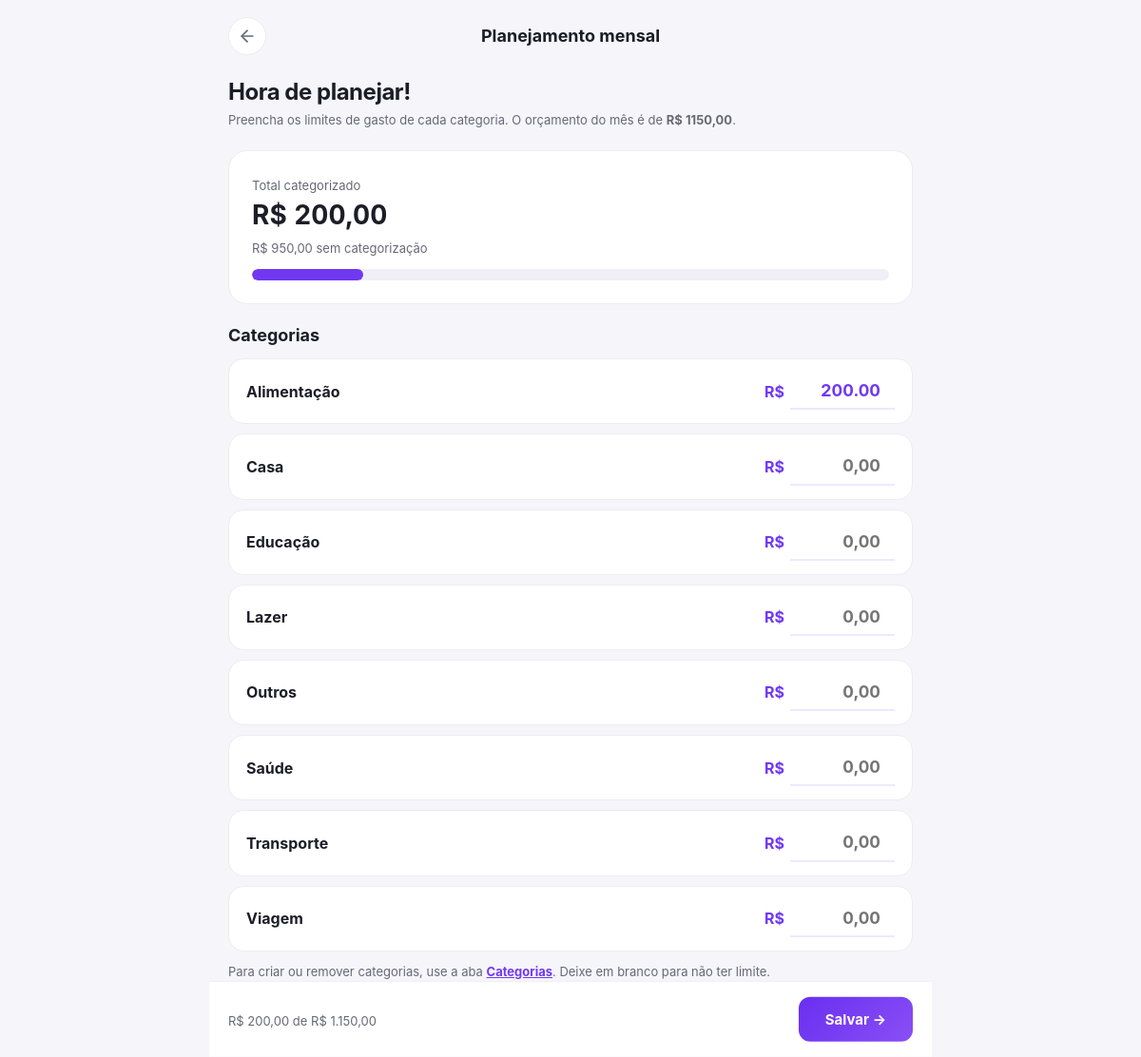
The page /planejamento/categorias (signed in) on the database its author committed.
### tables this page shows
CREATE TABLE limites (
            usuario_id INTEGER NOT NULL,
            categoria TEXT NOT NULL,          -- '*' = limite total do mês
            valor REAL NOT NULL,
            PRIMARY KEY (usuario_id, categoria),
            FOREIGN KEY (usuario_id) REFERENCES usuarios(id)
        );

CREATE TABLE categorias (
            id INTEGER PRIMARY KEY AUTOINCREMENT,
            usuario_id INTEGER NOT NULL,
            nome TEXT NOT NULL,
            UNIQUE (usuario_id, nome),
            FOREIGN KEY (usuario_id) REFERENCES usuarios(id)
        );

### app.py (the view, shortened to what this page needs)
@app.route("/planejamento/categorias", methods=["GET", "POST"])
@login_required
def limites_categorias():
    uid = session["usuario_id"]
    limites = listar_limites(uid)
    orcamento = limites.get(LIMITE_TOTAL)
    if orcamento is None:
        return redirect(url_for("configurar_plano"))
    cats = listar_categorias(uid)
    return render_template("plano_categorias.html", orcamento=orcamento, cats=cats, limites=limites)

### app.py (called while the page is built)
@app.template_filter("brl")
def brl(valor):
    texto = f"{float(valor or 0):.2f}"
    return texto.replace(",", "X").replace(".", ",").replace("X", ".")

def login_required(func):
    @wraps(func)
    def wrapper(*args, **kwargs):
        if "usuario_id" not in session:
            return redirect(url_for("login"))
        conexao = conectar()
        g.usuario = conexao.execute(
            "SELECT * FROM usuarios WHERE id = ?", (session["usuario_id"],)
        ).fetchone()
        conexao.close()
        if g.usuario is None:
            session.clear()
            return redirect(url_for("login"))
        aplicar_salario(g.usuario["id"])
        return func(*args, **kwargs)
    return wrapper

@app.context_processor
def injetar_usuario():
    usuario = g.get("usuario")
    contas = [c["nome"] for c in listar_contas(usuario["id"])] if usuario else []
    cats = listar_categorias(usuario["id"]) if usuario else []
    return {
        "usuario": usuario,
        "categorias_opcoes": [c["nome"] for c in cats],
        "categorias_arvore": {c["nome"]: [s["nome"] for s in c["subs"]] for c in cats},
        "contas_opcoes": contas,
        "tipos_conta": TIPOS_CONTA,
        "hoje": date.today().isoformat(),
    }

### database/banco.py (called while the page is built, shortened)
def conectar():
    conexao = sqlite3.connect(BANCO)
    conexao.row_factory = sqlite3.Row
    return conexao

def aplicar_salario(usuario_id, hoje=None):
    hoje = hoje or date.today()
    conexao = conectar()
    s = conexao.execute(
        "SELECT * FROM salario WHERE usuario_id = ? AND ativo = 1", (usuario_id,)).fetchone()
    if s:
        ultimo_dia = calendar.monthrange(hoje.year, hoje.month)[1]
        dia = min(s["dia"], ultimo_dia)          # dia 31 em mês curto -> último dia
        origem = f"salario:{hoje:%Y-%m}"
        ja_lancado = conexao.execute(
            "SELECT 1 FROM transacoes WHERE usuario_id = ? AND origem = ?",
            (usuario_id, origem)).fetchone()
    conexao.close()

def listar_limites(usuario_id):
    conexao = conectar()
    linhas = conexao.execute(
        "SELECT categoria, valor FROM limites WHERE usuario_id = ?", (usuario_id,)).fetchall()
    conexao.close()
    return {l["categoria"]: l["valor"] for l in linhas}

### templates/plano_categorias.html (shortened to what this page needs)
<!DOCTYPE html>
<html lang="pt-BR">
<head>
    <link rel="stylesheet" href="{{ url_for('static', filename='css/dashboard.css') }}">
</head>
<body>
<div class="app tela-cheia">
<form method="POST" class="nova-form">
    <header class="nova-topo">
        <a href="{{ url_for('configurar_plano') }}" class="icone-btn" aria-label="Voltar">
            <svg viewBox="0 0 24 24"><path d="M19 12H5"/><path d="m12 19-7-7 7-7"/></svg>
        </a>
        <h1>Planejamento mensal</h1>
    </header>
    <main>
    <div class="pagina-header">
        <h1>Hora de planejar!</h1>
        <span>Preencha os limites de gasto de cada categoria. O orçamento do mês é de <b>R$ {{ orcamento|brl }}</b>.</span>
    </div>
    <section class="card plano-total">
        <span>Total categorizado</span>
        <strong id="categorizado">R$ 0,00</strong>
        <span id="sem-cat" class="dica" style="margin:0"></span>
        <div class="barra" style="margin-top:12px"><div class="barra-progresso" id="barra-cat" style="width:0"></div></div>
    </section>
    <h2 style="font-size:18px;margin:8px 0 12px">Categorias</h2>
    {% for c in cats %}
    <label class="plano-cat" for="cat-{{ c.id }}">
        <strong>{{ c.nome }}</strong>
        <span class="plano-input">
            R$ <input type="number" id="cat-{{ c.id }}" name="cat_{{ c.id }}" class="lim-input"
                      step="0.01" min="0" inputmode="decimal" placeholder="0,00"
                      value="{{ '%.2f'|format(limites[c.nome]) if c.nome in limites }}">
        </span>
    </label>
    {% endfor %}
    <p class="dica">Para criar ou remover categorias, use a aba <a href="{{ url_for('categorias') }}" style="color:var(--roxo);font-weight:700">Categorias</a>. Deixe em branco para não ter limite.</p>
    </main>
    <div class="nova-rodape plano-rodape">
        <div>
            <span id="rodape-info" class="dica" style="margin:0"></span>
        </div>
        <button type="submit" class="btn-principal" id="salvar">Salvar →</button>
    </div>
</form>
</div>
</body>
</html>

### static/css/dashboard.css (style rules this page uses)
* { box-sizing: border-box; margin: 0; padding: 0; }
:root { --roxo: #7138f2; --roxo-escuro: #5224c9; --roxo-claro: #eee8ff; --fundo: #f5f5fa; --branco: #ffffff; --texto: #1d1d27; --cinza: #686876; --borda: #ececf2; --verde: #1f8f45; --vermelho: #d93a3a; --verde-claro: #e6f6ec; --vermelho-claro: #fdeaea; --fonte: "Inter", system-ui, -apple-system, "Segoe UI", Roboto, "Helvetica Neue", Arial, sans-serif; --largura: 760px; }
body { font-family: var(--fonte); background: var(--fundo); color: var(--texto); min-height: 100vh; line-height: 1.4; -webkit-font-smoothing: antialiased; }
.app { width: 100%; max-width: var(--largura); margin: auto; min-height: 100vh; padding-bottom: 110px; }
main { padding: 0 20px; }
.icone-btn { width: 40px; height: 40px; border-radius: 50%; border: 1px solid var(--borda); background: #fff; color: var(--cinza); display: flex; align-items: center; justify-content: center; text-decoration: none; cursor: pointer; transition: background .15s, color .15s; }
.icone-btn svg, .menu-inferior svg { width: 20px; height: 20px; fill: none; stroke: currentColor; stroke-width: 2; stroke-linecap: round; stroke-linejoin: round; }
.card { background: var(--branco); border: 1px solid var(--borda); border-radius: 20px; padding: 24px; margin-bottom: 20px; }
.btn-principal { border: 0; border-radius: 12px; padding: 14px; cursor: pointer; background: linear-gradient(135deg, #692ff0, #8a4ff5); color: #fff; font-family: inherit; font-size: 15px; font-weight: 700; }
.pagina-header { margin: 4px 0 22px; }
.pagina-header span { color: var(--cinza); font-size: 13px; }
.pagina-header h1 { font-size: 24px; margin-top: 2px; letter-spacing: -.02em; }
.barra { height: 12px; border-radius: 999px; background: #efeff5; overflow: hidden; }
.barra-progresso { height: 100%; border-radius: 999px; background: var(--roxo); transition: width .3s; }
.dica { color: var(--cinza); font-size: 13px; line-height: 1.5; margin-top: 12px; }
.tela-cheia { padding-bottom: 0; }
.nova-form { display: flex; flex-direction: column; min-height: 100vh; }
.nova-topo { display: flex; align-items: center; justify-content: space-between; padding: 18px 20px; }
.nova-topo h1 { font-size: 18px; }
.nova-rodape { position: sticky; bottom: 0; background: #fff; padding: 16px 20px calc(16px + env(safe-area-inset-bottom, 0px)); }
.plano-total strong { display: block; font-size: 28px; margin: 2px 0; font-variant-numeric: tabular-nums; }
.plano-total > span { font-size: 13px; color: var(--cinza); }
.plano-cat { display: flex; align-items: center; justify-content: space-between; gap: 12px; padding: 14px 18px; margin-bottom: 10px; cursor: text; background: #fff; border: 1px solid var(--borda); border-radius: 16px; }
.plano-input { display: flex; align-items: center; gap: 6px; color: var(--roxo); font-weight: 700; }
.plano-input input { width: 110px; padding: 6px 0; border: 0; border-bottom: 2px solid var(--roxo-claro); outline: none; background: transparent; font: inherit; font-size: 18px; font-weight: 700; color: var(--roxo); text-align: right; font-variant-numeric: tabular-nums; }
.plano-rodape { display: flex; align-items: center; justify-content: space-between; gap: 16px; border-top: 1px solid var(--borda); }
.plano-rodape .btn-principal { padding: 14px 28px; }

### rows shown on the page
limites: valor "1150,00"
categorias: nome "Alimentação", nome.valor "200.00"
categorias: nome "Casa"
categorias: nome "Educação"
categorias: nome "Lazer"
categorias: nome "Outros"
categorias: nome "Saúde"
categorias: nome "Transporte"
categorias: nome "Viagem"
